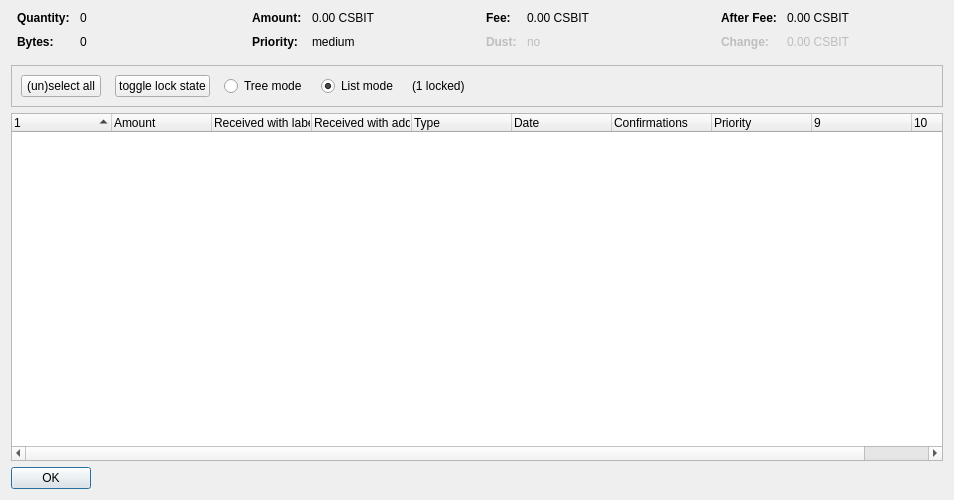
<?xml version="1.0" encoding="UTF-8"?>
<ui version="4.0">
 <class>CoinControlDialog</class>
 <widget class="QDialog" name="CoinControlDialog">
  <property name="geometry">
   <rect>
    <x>0</x>
    <y>0</y>
    <width>954</width>
    <height>500</height>
   </rect>
  </property>
  <property name="windowTitle">
   <string>Coin Selection</string>
  </property>
  <layout class="QVBoxLayout" name="verticalLayout">
   <item>
    <layout class="QHBoxLayout" name="horizontalLayoutTop" stretch="0,0,0,0">
     <property name="topMargin">
      <number>0</number>
     </property>
     <property name="bottomMargin">
      <number>10</number>
     </property>
     <item>
      <layout class="QFormLayout" name="formLayoutCoinControl1">
       <property name="horizontalSpacing">
        <number>10</number>
       </property>
       <property name="verticalSpacing">
        <number>10</number>
       </property>
       <property name="leftMargin">
        <number>6</number>
       </property>
       <property name="rightMargin">
        <number>6</number>
       </property>
       <item row="0" column="0">
        <widget class="QLabel" name="labelCoinControlQuantityText">
         <property name="font">
          <font>
           <weight>75</weight>
           <bold>true</bold>
          </font>
         </property>
         <property name="text">
          <string>Quantity:</string>
         </property>
        </widget>
       </item>
       <item row="0" column="1">
        <widget class="QLabel" name="labelCoinControlQuantity">
         <property name="cursor">
          <cursorShape>IBeamCursor</cursorShape>
         </property>
         <property name="contextMenuPolicy">
          <enum>Qt::ActionsContextMenu</enum>
         </property>
         <property name="text">
          <string notr="true">0</string>
         </property>
         <property name="textInteractionFlags">
          <set>Qt::LinksAccessibleByMouse|Qt::TextSelectableByKeyboard|Qt::TextSelectableByMouse</set>
         </property>
        </widget>
       </item>
       <item row="1" column="0">
        <widget class="QLabel" name="labelCoinControlBytesText">
         <property name="font">
          <font>
           <weight>75</weight>
           <bold>true</bold>
          </font>
         </property>
         <property name="text">
          <string>Bytes:</string>
         </property>
        </widget>
       </item>
       <item row="1" column="1">
        <widget class="QLabel" name="labelCoinControlBytes">
         <property name="cursor">
          <cursorShape>IBeamCursor</cursorShape>
         </property>
         <property name="contextMenuPolicy">
          <enum>Qt::ActionsContextMenu</enum>
         </property>
         <property name="text">
          <string notr="true">0</string>
         </property>
         <property name="textInteractionFlags">
          <set>Qt::LinksAccessibleByMouse|Qt::TextSelectableByKeyboard|Qt::TextSelectableByMouse</set>
         </property>
        </widget>
       </item>
      </layout>
     </item>
     <item>
      <layout class="QFormLayout" name="formLayoutCoinControl2">
       <property name="horizontalSpacing">
        <number>10</number>
       </property>
       <property name="verticalSpacing">
        <number>10</number>
       </property>
       <property name="leftMargin">
        <number>6</number>
       </property>
       <property name="rightMargin">
        <number>6</number>
       </property>
       <item row="0" column="0">
        <widget class="QLabel" name="labelCoinControlAmountText">
         <property name="font">
          <font>
           <weight>75</weight>
           <bold>true</bold>
          </font>
         </property>
         <property name="text">
          <string>Amount:</string>
         </property>
        </widget>
       </item>
       <item row="0" column="1">
        <widget class="QLabel" name="labelCoinControlAmount">
         <property name="cursor">
          <cursorShape>IBeamCursor</cursorShape>
         </property>
         <property name="contextMenuPolicy">
          <enum>Qt::ActionsContextMenu</enum>
         </property>
         <property name="text">
          <string notr="true">0.00 CSBIT</string>
         </property>
         <property name="textInteractionFlags">
          <set>Qt::LinksAccessibleByMouse|Qt::TextSelectableByKeyboard|Qt::TextSelectableByMouse</set>
         </property>
        </widget>
       </item>
       <item row="1" column="0">
        <widget class="QLabel" name="labelCoinControlPriorityText">
         <property name="font">
          <font>
           <weight>75</weight>
           <bold>true</bold>
          </font>
         </property>
         <property name="text">
          <string>Priority:</string>
         </property>
        </widget>
       </item>
       <item row="1" column="1">
        <widget class="QLabel" name="labelCoinControlPriority">
         <property name="cursor">
          <cursorShape>IBeamCursor</cursorShape>
         </property>
         <property name="contextMenuPolicy">
          <enum>Qt::ActionsContextMenu</enum>
         </property>
         <property name="text">
          <string>medium</string>
         </property>
         <property name="textInteractionFlags">
          <set>Qt::LinksAccessibleByMouse|Qt::TextSelectableByKeyboard|Qt::TextSelectableByMouse</set>
         </property>
        </widget>
       </item>
      </layout>
     </item>
     <item>
      <layout class="QFormLayout" name="formLayoutCoinControl3">
       <property name="horizontalSpacing">
        <number>10</number>
       </property>
       <property name="verticalSpacing">
        <number>10</number>
       </property>
       <property name="leftMargin">
        <number>6</number>
       </property>
       <property name="rightMargin">
        <number>6</number>
       </property>
       <item row="0" column="0">
        <widget class="QLabel" name="labelCoinControlFeeText">
         <property name="font">
          <font>
           <weight>75</weight>
           <bold>true</bold>
          </font>
         </property>
         <property name="text">
          <string>Fee:</string>
         </property>
        </widget>
       </item>
       <item row="0" column="1">
        <widget class="QLabel" name="labelCoinControlFee">
         <property name="cursor">
          <cursorShape>IBeamCursor</cursorShape>
         </property>
         <property name="contextMenuPolicy">
          <enum>Qt::ActionsContextMenu</enum>
         </property>
         <property name="text">
          <string notr="true">0.00 CSBIT</string>
         </property>
         <property name="textInteractionFlags">
          <set>Qt::LinksAccessibleByMouse|Qt::TextSelectableByKeyboard|Qt::TextSelectableByMouse</set>
         </property>
        </widget>
       </item>
       <item row="1" column="0">
        <widget class="QLabel" name="labelCoinControlLowOutputText">
         <property name="enabled">
          <bool>false</bool>
         </property>
         <property name="font">
          <font>
           <weight>75</weight>
           <bold>true</bold>
          </font>
         </property>
         <property name="text">
          <string>Dust:</string>
         </property>
        </widget>
       </item>
       <item row="1" column="1">
        <widget class="QLabel" name="labelCoinControlLowOutput">
         <property name="enabled">
          <bool>false</bool>
         </property>
         <property name="cursor">
          <cursorShape>IBeamCursor</cursorShape>
         </property>
         <property name="contextMenuPolicy">
          <enum>Qt::ActionsContextMenu</enum>
         </property>
         <property name="text">
          <string>no</string>
         </property>
         <property name="textInteractionFlags">
          <set>Qt::LinksAccessibleByMouse|Qt::TextSelectableByKeyboard|Qt::TextSelectableByMouse</set>
         </property>
        </widget>
       </item>
      </layout>
     </item>
     <item>
      <layout class="QFormLayout" name="formLayoutCoinControl4">
       <property name="horizontalSpacing">
        <number>10</number>
       </property>
       <property name="verticalSpacing">
        <number>10</number>
       </property>
       <property name="leftMargin">
        <number>6</number>
       </property>
       <property name="rightMargin">
        <number>6</number>
       </property>
       <item row="0" column="0">
        <widget class="QLabel" name="labelCoinControlAfterFeeText">
         <property name="font">
          <font>
           <weight>75</weight>
           <bold>true</bold>
          </font>
         </property>
         <property name="text">
          <string>After Fee:</string>
         </property>
        </widget>
       </item>
       <item row="0" column="1">
        <widget class="QLabel" name="labelCoinControlAfterFee">
         <property name="cursor">
          <cursorShape>IBeamCursor</cursorShape>
         </property>
         <property name="contextMenuPolicy">
          <enum>Qt::ActionsContextMenu</enum>
         </property>
         <property name="text">
          <string notr="true">0.00 CSBIT</string>
         </property>
         <property name="textInteractionFlags">
          <set>Qt::LinksAccessibleByMouse|Qt::TextSelectableByKeyboard|Qt::TextSelectableByMouse</set>
         </property>
        </widget>
       </item>
       <item row="1" column="0">
        <widget class="QLabel" name="labelCoinControlChangeText">
         <property name="enabled">
          <bool>false</bool>
         </property>
         <property name="font">
          <font>
           <weight>75</weight>
           <bold>true</bold>
          </font>
         </property>
         <property name="text">
          <string>Change:</string>
         </property>
        </widget>
       </item>
       <item row="1" column="1">
        <widget class="QLabel" name="labelCoinControlChange">
         <property name="enabled">
          <bool>false</bool>
         </property>
         <property name="cursor">
          <cursorShape>IBeamCursor</cursorShape>
         </property>
         <property name="contextMenuPolicy">
          <enum>Qt::ActionsContextMenu</enum>
         </property>
         <property name="text">
          <string notr="true">0.00 CSBIT</string>
         </property>
         <property name="textInteractionFlags">
          <set>Qt::LinksAccessibleByMouse|Qt::TextSelectableByKeyboard|Qt::TextSelectableByMouse</set>
         </property>
        </widget>
       </item>
      </layout>
     </item>
    </layout>
   </item>
   <item>
    <widget class="QFrame" name="frame">
     <property name="minimumSize">
      <size>
       <width>0</width>
       <height>40</height>
      </size>
     </property>
     <property name="frameShape">
      <enum>QFrame::StyledPanel</enum>
     </property>
     <property name="frameShadow">
      <enum>QFrame::Sunken</enum>
     </property>
     <layout class="QHBoxLayout" name="horizontalLayout">
      <item>
       <layout class="QHBoxLayout" name="horizontalLayoutPanel" stretch="0,0,0,0,0,0">
        <property name="spacing">
         <number>14</number>
        </property>
        <item>
         <widget class="QPushButton" name="pushButtonSelectAll">
          <property name="sizePolicy">
           <sizepolicy hsizetype="Maximum" vsizetype="Fixed">
            <horstretch>0</horstretch>
            <verstretch>0</verstretch>
           </sizepolicy>
          </property>
          <property name="text">
           <string>(un)select all</string>
          </property>
          <property name="autoDefault">
           <bool>false</bool>
          </property>
         </widget>
        </item>
        <item>
         <widget class="QPushButton" name="pushButtonToggleLock">
          <property name="sizePolicy">
           <sizepolicy hsizetype="Maximum" vsizetype="Fixed">
            <horstretch>0</horstretch>
            <verstretch>0</verstretch>
           </sizepolicy>
          </property>
          <property name="text">
           <string>toggle lock state</string>
          </property>
          <property name="autoDefault">
           <bool>false</bool>
          </property>
         </widget>
        </item>
        <item>
         <widget class="QRadioButton" name="radioTreeMode">
          <property name="sizePolicy">
           <sizepolicy hsizetype="Maximum" vsizetype="Fixed">
            <horstretch>0</horstretch>
            <verstretch>0</verstretch>
           </sizepolicy>
          </property>
          <property name="text">
           <string>Tree mode</string>
          </property>
         </widget>
        </item>
        <item>
         <widget class="QRadioButton" name="radioListMode">
          <property name="sizePolicy">
           <sizepolicy hsizetype="Maximum" vsizetype="Fixed">
            <horstretch>0</horstretch>
            <verstretch>0</verstretch>
           </sizepolicy>
          </property>
          <property name="text">
           <string>List mode</string>
          </property>
          <property name="checked">
           <bool>true</bool>
          </property>
         </widget>
        </item>
        <item>
         <widget class="QLabel" name="labelLocked">
          <property name="text">
           <string>(1 locked)</string>
          </property>
         </widget>
        </item>
        <item>
         <spacer name="horizontalSpacer">
          <property name="orientation">
           <enum>Qt::Horizontal</enum>
          </property>
          <property name="sizeHint" stdset="0">
           <size>
            <width>40</width>
            <height>20</height>
           </size>
          </property>
         </spacer>
        </item>
       </layout>
      </item>
     </layout>
    </widget>
   </item>
   <item>
    <widget class="CoinControlTreeWidget" name="treeWidget">
     <property name="contextMenuPolicy">
      <enum>Qt::CustomContextMenu</enum>
     </property>
     <property name="sortingEnabled">
      <bool>false</bool>
     </property>
     <property name="columnCount">
      <number>10</number>
     </property>
     <attribute name="headerShowSortIndicator" stdset="0">
      <bool>true</bool>
     </attribute>
     <attribute name="headerStretchLastSection">
      <bool>false</bool>
     </attribute>
     <column>
      <property name="text">
       <string/>
      </property>
     </column>
     <column>
      <property name="text">
       <string>Amount</string>
      </property>
     </column>
     <column>
      <property name="text">
       <string>Received with label</string>
      </property>
     </column>
     <column>
      <property name="text">
       <string>Received with address</string>
      </property>
     </column>
     <column>
      <property name="text">
       <string>Type</string>
      </property>
     </column>
     <column>
      <property name="text">
       <string>Date</string>
      </property>
     </column>
     <column>
      <property name="text">
       <string>Confirmations</string>
      </property>
      <property name="toolTip">
       <string>Confirmed</string>
      </property>
     </column>
     <column>
      <property name="text">
       <string>Priority</string>
      </property>
     </column>
     <column>
      <property name="text">
       <string/>
      </property>
     </column>
     <column>
      <property name="text">
       <string/>
      </property>
     </column>
    </widget>
   </item>
   <item>
    <widget class="QDialogButtonBox" name="buttonBox">
     <property name="sizePolicy">
      <sizepolicy hsizetype="Maximum" vsizetype="Fixed">
       <horstretch>0</horstretch>
       <verstretch>0</verstretch>
      </sizepolicy>
     </property>
     <property name="orientation">
      <enum>Qt::Horizontal</enum>
     </property>
     <property name="standardButtons">
      <set>QDialogButtonBox::Ok</set>
     </property>
    </widget>
   </item>
  </layout>
 </widget>
 <customwidgets>
  <customwidget>
   <class>CoinControlTreeWidget</class>
   <extends>QTreeWidget</extends>
   <header>coincontroltreewidget.h</header>
  </customwidget>
 </customwidgets>
 <resources/>
 <connections/>
</ui>
